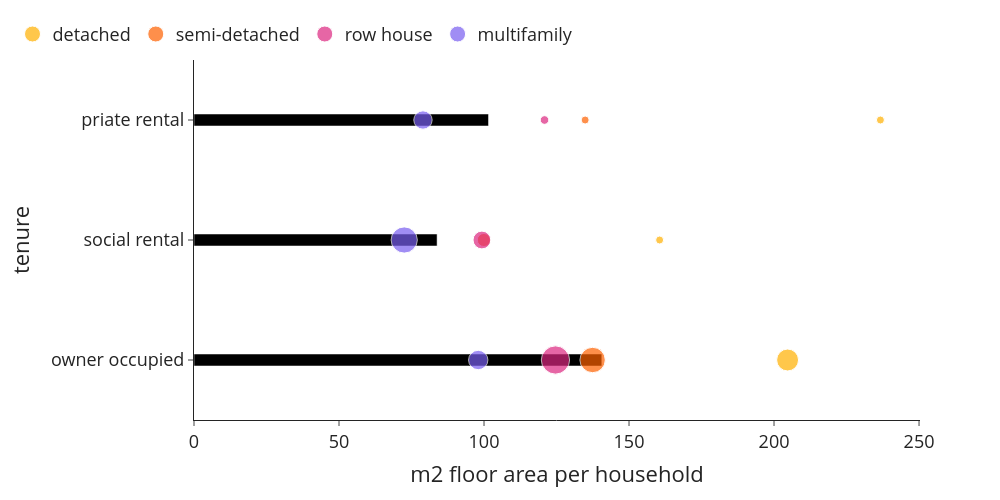

Source (notebook cell):
### Code cell
bubblechart((use['size'+year+'_w1']*use['n_hhd']), use['n_hhd'], use['n_hhd'], 0, 1, 'm2 floor area per household', class_name_long, 'm2_per_hhd_class_type')

### Figure 1 — Plotly figure (JSON) as saved in the notebook; plotly's stock layout.template omitted (floating-point values rounded to 4 significant figures)
{"data": [{"alignmentgroup": "True", "hovertemplate": "m2 floor area per household=%{x}<br>tenure=%{y}<extra></extra>", "legendgroup": "", "marker": {"color": "#000000", "pattern": {"shape": ""}}, "name": "", "offsetgroup": "", "orientation": "h", "showlegend": false, "textposition": "auto", "type": "bar", "x": [140.6, 83.82, 101.6], "xaxis": "x", "y": ["owner occupied", "social rental", "priate rental"], "yaxis": "y"}, {"legendrank": 0, "marker": {"color": "#ffb000", "size": [931590, 3640, 66700], "sizemin": 4, "sizemode": "area", "sizeref": 3878.0}, "mode": "markers", "name": "detached", "showlegend": true, "type": "scatter", "x": [204.7, 160.6, 236.7], "y": ["owner occupied", "social rental", "priate rental"]}, {"legendrank": 1, "marker": {"color": "#fe6100", "size": [1251220, 332745, 88500], "sizemin": 4, "sizemode": "area", "sizeref": 3878.0}, "mode": "markers", "name": "semi-detached", "showlegend": true, "type": "scatter", "x": [137.4, 99.94, 134.9], "y": ["owner occupied", "social rental", "priate rental"]}, {"legendrank": 2, "marker": {"color": "#dc267f", "size": [1551140, 611205, 143420], "sizemin": 4, "sizemode": "area", "sizeref": 3878.0}, "mode": "markers", "name": "row house", "showlegend": true, "type": "scatter", "x": [124.6, 99.28, 120.9], "y": ["owner occupied", "social rental", "priate rental"]}, {"legendrank": 3, "marker": {"color": "#785ef0", "size": [726255, 1331345, 651700], "sizemin": 4, "sizemode": "area", "sizeref": 3878.0}, "mode": "markers", "name": "multifamily", "showlegend": true, "type": "scatter", "x": [98.01, 72.49, 78.95], "y": ["owner occupied", "social rental", "priate rental"]}], "layout": {"bargap": 0.9, "barmode": "relative", "font": {"size": 18}, "height": 500, "legend": {"orientation": "h", "tracegroupgap": 0, "x": -0.25, "xanchor": "left", "y": 1.02, "yanchor": "bottom"}, "margin": {"t": 60}, "width": 1000, "xaxis": {"anchor": "y", "domain": [0, 1], "title": {"text": "m2 floor area per household"}}, "yaxis": {"anchor": "x", "domain": [0, 1], "title": {"text": "tenure"}}}}
